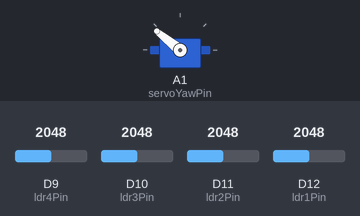
The program below on a simulated Arduino Nano ESP32. Shown: servo. Inputs (shaded band) come from the test bench; at power-on: D9 (ldr4Pin) = 2048, D10 (ldr3Pin) = 2048, D11 (ldr2Pin) = 2048, D12 (ldr1Pin) = 2048. What the program prints to the serial monitor is not drawn.

Above: at 6.2 s.
6.3 s: D9 (ldr4Pin) set to 2186
At 7.4 s:
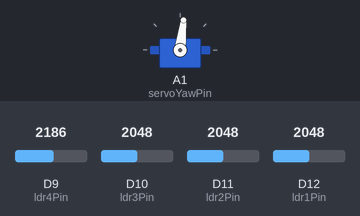
At 10.2 s:
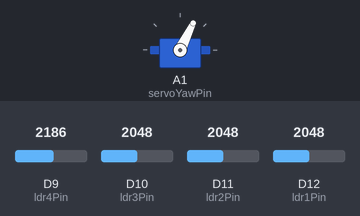
10.5 s: D10 (ldr3Pin) set to 2146
At 11.5 s:
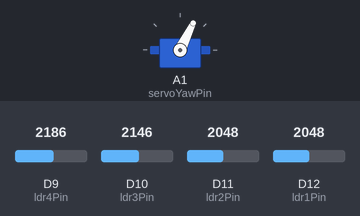
12.0 s: D11 (ldr2Pin) set to 2148
At 14.7 s:
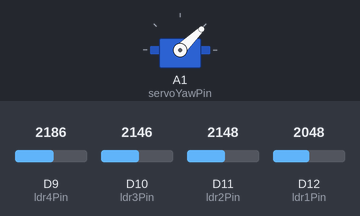
16.2 s: D12 (ldr1Pin) set to 2540
18.6 s: D9 (ldr4Pin) set to 2866
22.8 s: D9 (ldr4Pin) set to 1228
Timing chart, 0 to 36.6 s (numbered marks = the images above; inputs shaded):
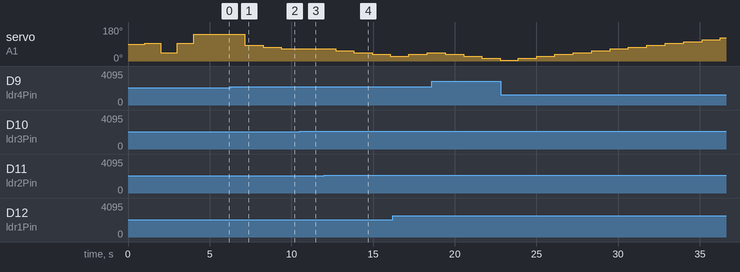

Measured:
- the behaviour switches between 2148 and 2149 on D9 (ldr4Pin) (found by bisection; images 0 and 1)
- the behaviour switches between 2108 and 2109 on D11 (ldr2Pin) (found by bisection; images 3 and 4)
- after the input at 6.3 s, servo on A1 (servoYawPin): 141° → 83° after 0.85 s, → 73° 1.1 s later, → 64° 1.1 s later
- after the input at 10.5 s, servo on A1 (servoYawPin): stays 64° (without the input it goes to 54° after 0.01 s)
- after the input at 12.0 s, servo on A1 (servoYawPin): 64° → 54° after 0.70 s, → 44° 1.1 s later, → 35° 1.1 s later, → 25° 1.1 s later

The program:

main.cpp
```cpp
#include <ESP32Servo.h>

// VS code test

// Servo myServo;
// int servoPin = 18;

// void setup() {
//   Serial.begin(9600);
//   delay(1000);  // Give time for Serial Monitor to connect

//   Serial.println("Attaching servo...");
//   myServo.attach(servoPin);

//   Serial.println("Moving to center (90°)");
//   myServo.write(90); // Start at center
//   delay(1000);
// }

// void loop() {
//   // Turn left slowly (from 90° to 0°)
//   Serial.println("Turning left slowly (90° → 0°)");
//   for (int pos = 90; pos >= 0; pos-= 10) {
//     myServo.write(pos);
//     Serial.print("Angle: ");
//     Serial.println(pos);
//     delay(100);  // Slow speed
//   }
//   delay(1000);

//   // Turn left fast (from 0° to 90°)
//   Serial.println("Turning left fast (0° → 90°)");
//   for (int pos = 0; pos <= 90; pos += 10) {
//     myServo.write(pos);
//     Serial.print("Angle: ");
//     Serial.println(pos);
//     delay(100);  // Fast speed
//   }
//   delay(1000);

//   // Turn right slowly (from 90° to 180°)
//   Serial.println("Turning right slowly (90° → 180°)");
//   for (int pos = 90; pos <= 180; pos+= 10) {
//     myServo.write(pos);
//     Serial.print("Angle: ");
//     Serial.println(pos);
//     delay(100);  // Slow speed
//   }
//   delay(1000);

//   // Turn right fast (from 180° to 90°)
//   Serial.println("Turning right fast (180° → 90°)");
//   for (int pos = 180; pos >= 90; pos -= 10) {
//     myServo.write(pos);
//     Serial.print("Angle: ");
//     Serial.println(pos);
//     delay(100);  // Fast speed
//   }

//   Serial.println("Cycle complete. Restarting in 1 seconds...\n");
//   delay(1000); // Wait before repeating
// }


//


// // Pin assignments
// const int powerPin = 13;      // Power toggle for LDRs
// const int ldr1Pin = 12;       // LDR 1 analog pin top left
// const int ldr2Pin = 11;       // LDR 2 analog pin top right
// const int ldr3Pin = 10;        // LDR 3 analog pin bottom left
// const int ldr4Pin = 9;        // LDR 4 analog pin bottom right
// const int servoYawPin = 18;   // Servo for yaw adjustment
// const int servoPitchPin = 17; // Servo for pitch adjustment

// Servo servoYaw;
// Servo servoPitch;

// int yawPosition = 1500;   // Initial yaw servo position
// int pitchPosition = 1500; // Initial pitch servo position

// const int stepSize = 10; // Step size for servo adjustments
// const int tolerance = 100; // Acceptable LDR difference tolerance

// void setup() {
//   Serial.begin(9600); // For debugging

//   pinMode(powerPin, OUTPUT);
//   digitalWrite(powerPin, HIGH); // Enable power to LDR circuit
//   delay(10); // Stabilization time for LDR circuit
//   pinMode(ldr1Pin, INPUT);
//   pinMode(ldr2Pin, INPUT);
//   pinMode(ldr3Pin, INPUT);
//   pinMode(ldr4Pin, INPUT);

//   // Attach servos to their respective pins
//   if (servoYaw.attach(servoYawPin) == 0) {
//     Serial.println("Failed to attach Yaw servo");
//   } else {
//     Serial.println("Yaw servo attached.");
//   }
//   servoYaw.setPeriodHertz(50);
//     // Attach servo
//   if (servoPitch.attach(servoPitchPin) == 0) {
//     Serial.println("Failed to attach Pitch servo");
//   } else {
//     Serial.println("Pitch servo attached.");
//   }
//   servoPitch.setPeriodHertz(50);

//   servoYaw.writeMicroseconds(1500);  // Move to 0°
//   delay(1000);
//   servoYaw.writeMicroseconds(1000); // Move to 180°
//   delay(1000);
//   servoYaw.writeMicroseconds(1500);  // Reset to 90°
//   delay(1000);
//   servoYaw.writeMicroseconds(2000); // Move to 180°

//   // servoPitch.writeMicroseconds(1500);  // Move to 0°
//   // delay(1000);
//   // servoPitch.writeMicroseconds(1000); // Move to 180°
//   // delay(1000);
//   // servoPitch.writeMicroseconds(1500);  // Reset to 90°
//   // delay(1000);
//   // servoPitch.writeMicroseconds(2000); // Move to 180°
// }

// void loop() {
//   // Read LDR values
//   int ldr1 = analogRead(ldr1Pin);
//   int ldr2 = analogRead(ldr2Pin);
//   int ldr3 = analogRead(ldr3Pin);
//   int ldr4 = analogRead(ldr4Pin);

//   // Calculate light differences
//   int verticalDifference = (ldr1 + ldr2) - (ldr3 + ldr4);
//   int horizontalDifference = (ldr1 + ldr3) - (ldr2 + ldr4);

//   // Adjust pitch (vertical) if necessary
//   if (abs(verticalDifference) > tolerance) {
//     if (verticalDifference > 0 && pitchPosition > 1000) {
//       pitchPosition -= stepSize; // Move down
//     } else if (verticalDifference < 0 && pitchPosition < 2000) {
//       pitchPosition += stepSize; // Move up
//     }
//     // servoPitch.writeMicroseconds(pitchPosition);
//   }

//   // Adjust yaw (horizontal) if necessary
//   if (abs(horizontalDifference) > tolerance) {
//     if (horizontalDifference > 0 && yawPosition > 1000) {
//       yawPosition -= stepSize; // Move left
//     } else if (horizontalDifference < 0 && yawPosition < 2000) {
//       yawPosition += stepSize; // Move right
//     }
//      servoYaw.writeMicroseconds(yawPosition);
//   }

//   // Debugging output
//   Serial.printf("TOP_LEFT: %d TOP_RIGHT: %d BOTTOM_LEFT: %d BOTTOM_RIGHT: %d | Vertical Diff: %d Horizontal Diff: %d | Yaw: %d Pitch: %d\n",
//                ldr1, ldr2, ldr3, ldr4, verticalDifference, horizontalDifference, yawPosition, pitchPosition);

//    servoYaw.writeMicroseconds(yawPosition);   // Initialize yaw position
//   // servoPitch.writeMicroseconds(pitchPosition); // Initialize pitch position
//   delay(100); // Small delay for stability
// }

//

// Pin assignments
const int powerPin = 13;      // Power toggle for LDRs
const int ldr1Pin = 12;       // LDR 1 analog pin top left
const int ldr2Pin = 11;       // LDR 2 analog pin top right
const int ldr3Pin = 10;       // LDR 3 analog pin bottom left
const int ldr4Pin = 9;        // LDR 4 analog pin bottom right
const int servoYawPin = 18;   // Servo for yaw adjustment
const int servoPitchPin = 17; // Servo for pitch adjustment

Servo servoYaw;
Servo servoPitch;

int yawPosition = 1500;   // Initial yaw servo position
int pitchPosition = 1500; // Initial pitch servo position

const int stepSize = 100;   // Step size for servo adjustments
const int tolerance = 100; // Acceptable LDR difference tolerance

void setup() {
  Serial.begin(9600); // For debugging
  delay(1000);

  // LDR setup
  pinMode(powerPin, OUTPUT);
  digitalWrite(powerPin, HIGH); // Enable power to LDR circuit
  delay(10); // Stabilization time

  pinMode(ldr1Pin, INPUT);
  pinMode(ldr2Pin, INPUT);
  pinMode(ldr3Pin, INPUT);
  pinMode(ldr4Pin, INPUT);

  // Attach servos
  if (servoYaw.attach(servoYawPin) == 0) {
    Serial.println("Failed to attach Yaw servo");
  } else {
    Serial.println("Yaw servo attached.");
  }
  servoYaw.setPeriodHertz(50);

  // if (servoPitch.attach(servoPitchPin) == 0) {
  //   Serial.println("Failed to attach Pitch servo");
  // } else {
  //   Serial.println("Pitch servo attached.");
  // }
  // servoPitch.setPeriodHertz(50);

  // Initial yaw test
  Serial.println("Testing yaw servo...");
  servoYaw.writeMicroseconds(1500); delay(1000);
  servoYaw.writeMicroseconds(1000); delay(1000);
  servoYaw.writeMicroseconds(1500); delay(1000);
  servoYaw.writeMicroseconds(2000); delay(1000);

  // Initial pitch test (commented out)
  /*
  Serial.println("Testing pitch servo...");
  servoPitch.writeMicroseconds(1500); delay(1000);
  servoPitch.writeMicroseconds(1000); delay(1000);
  servoPitch.writeMicroseconds(1500); delay(1000);
  servoPitch.writeMicroseconds(2000); delay(1000);
  */
}

void loop() {
  // Read LDR values
  int ldr1 = analogRead(ldr1Pin);
  int ldr2 = analogRead(ldr2Pin);
  int ldr3 = analogRead(ldr3Pin);
  int ldr4 = analogRead(ldr4Pin);

  // Calculate light differences
  int verticalDifference = (ldr1 + ldr2) - (ldr3 + ldr4);
  int horizontalDifference = (ldr2 + ldr4) - (ldr1 + ldr3);

  // Adjust pitch (vertical) — movement is disabled for now
  if (abs(verticalDifference) > tolerance) {
    if (verticalDifference > 0 && pitchPosition > 500) {
      pitchPosition -= stepSize; // Move down
      Serial.println("Pitch adjustment: DOWN");
    } else if (verticalDifference < 0 && pitchPosition < 2500) {
      pitchPosition += stepSize; // Move up
      Serial.println("Pitch adjustment: UP");
    }
    // servoPitch.writeMicroseconds(pitchPosition); // <-- still commented out
  }

  // Adjust yaw (horizontal)
  if (abs(horizontalDifference) > tolerance) {
    if (horizontalDifference > 0 && yawPosition > 500) {
      yawPosition -= stepSize; // Move left
      Serial.println("Yaw adjustment: LEFT");
    } else if (horizontalDifference < 0 && yawPosition < 2500) {
      yawPosition += stepSize; // Move right
      Serial.println("Yaw adjustment: RIGHT");
    }
    servoYaw.writeMicroseconds(yawPosition);
  }

  // Debug output
  // Serial.printf("TOP_LEFT: %d | TOP_RIGHT: %d | BOTTOM_LEFT: %d | BOTTOM_RIGHT: %d\n", ldr1, ldr2, ldr3, ldr4);
  // Serial.printf("Vertical Diff: %d | Horizontal Diff: %d | Yaw: %d | Pitch: %d\n\n",
  //               verticalDifference, horizontalDifference, yawPosition, pitchPosition);

  Serial.printf("TOP_LEFT: %d TOP_RIGHT: %d BOTTOM_LEFT: %d BOTTOM_RIGHT: %d | Vertical Diff: %d Horizontal Diff: %d | Yaw: %d Pitch: %d\n",
  ldr1, ldr2, ldr3, ldr4, verticalDifference, horizontalDifference, yawPosition, pitchPosition);

  delay(1000);
}
```
